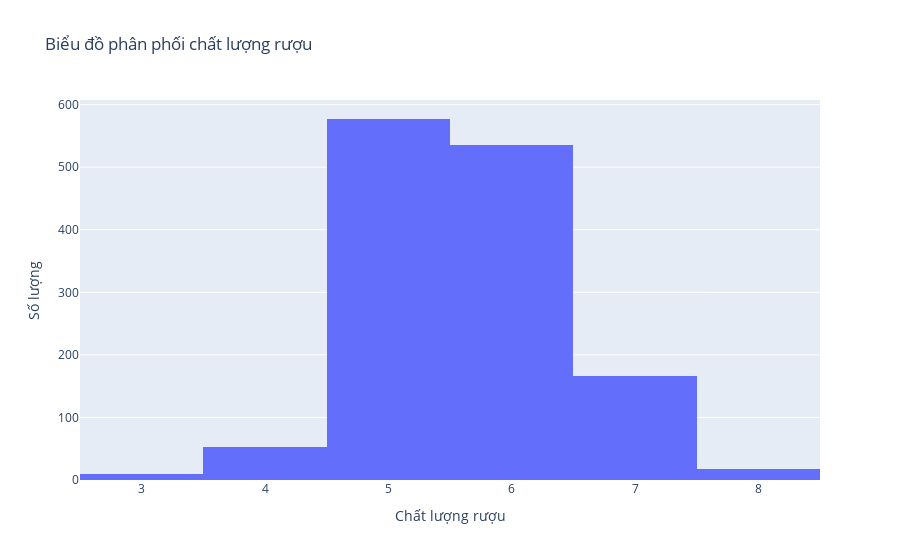

The notebook cell this image was saved under:
### Markdown cell above
## Trực quan hóa

### Histogram

### Code cell
fig = px.histogram(df_duplicate,x='quality', 
                   labels={'quality': 'Chất lượng rượu', 'count': 'Số lượng'},
                   title="Biểu đồ phân phối chất lượng rượu")
fig.update_yaxes(title="Số lượng")
fig.update_traces(
    hovertemplate="Chất lượng rượu = %{x}<br>Số lượng = %{y}"
)
fig.show()

### Figure 1 — Plotly figure (JSON) as saved in the notebook; plotly's stock layout.template omitted (floating-point values rounded to 4 significant figures; data arrays with more than 128 entries replaced by an {"elided": "..."} marker saying what was removed)
{"data": [{"bingroup": "x", "hovertemplate": "Chất lượng rượu = %{x}<br>Số lượng = %{y}", "legendgroup": "", "marker": {"color": "#636efa", "pattern": {"shape": ""}}, "name": "", "orientation": "v", "showlegend": false, "type": "histogram", "x": {"elided": "1359 int values"}, "xaxis": "x", "yaxis": "y"}], "layout": {"barmode": "relative", "legend": {"tracegroupgap": 0}, "title": {"text": "Biểu đồ phân phối chất lượng rượu"}, "xaxis": {"anchor": "y", "domain": [0, 1], "title": {"text": "Chất lượng rượu"}}, "yaxis": {"anchor": "x", "domain": [0, 1], "title": {"text": "Số lượng"}}}}
